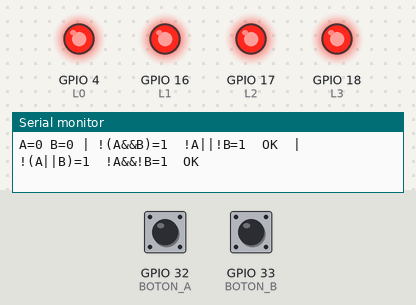
Recording of a sketch running on a simulated ESP32. Shown: output pins drawn as LEDs (lit = HIGH), the last lines printed to the serial monitor. The inputs (shaded band) are chosen by the test bench; at power-on: GPIO 32 (BOTON_A) HIGH, GPIO 33 (BOTON_B) HIGH.

Above: at 1.8 s.
1.9 s: GPIO 32 (BOTON_A) pulled LOW for 0.6 s
At 2.4 s:
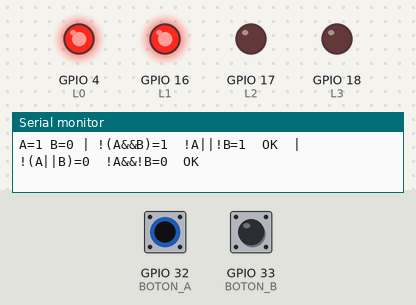
4.0 s: GPIO 32 (BOTON_A) pulled LOW for 3.2 s
At 8.2 s:
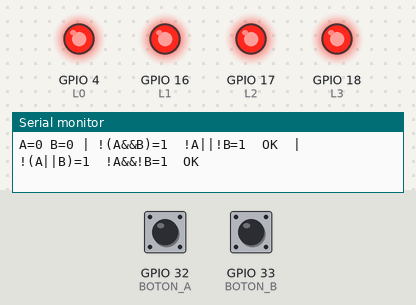
9.0 s: GPIO 33 (BOTON_B) pulled LOW for 3.2 s
At 9.3 s:
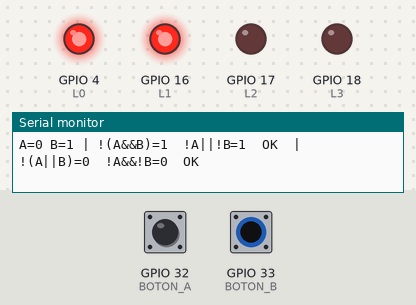
14.0 s: GPIO 32 (BOTON_A) driven LOW and GPIO 33 (BOTON_B) driven LOW
At 14.5 s:
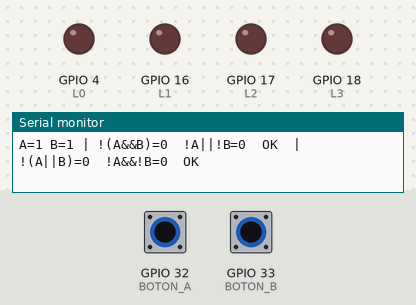
Timing chart, 0 to 16.5 s (numbered marks = the images above; inputs shaded):
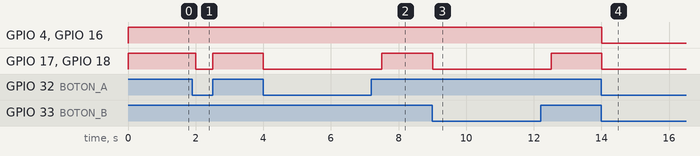

The sketch:

sketch.ino
```cpp
// Clase 3 - Ejercicio 3 (solución): comprobar las leyes de De Morgan
//   1) !(A && B) == !A || !B      (NAND = OR de las negadas)
//   2) !(A || B) == !A && !B      (NOR  = AND de las negadas)
// Probar las 4 combinaciones de A y B apretando los pulsadores.
// L0 y L1 muestran los dos lados de la ley 1; L2 y L3, los de la ley 2.
// Si la ley se cumple, los LEDs de cada par siempre están iguales.

#include <Arduino.h>

const int L0 = 4;
const int L1 = 16;
const int L2 = 17;
const int L3 = 18;
const int BOTON_A = 32;
const int BOTON_B = 33;

void setup() {
  Serial.begin(115200);
  pinMode(L0, OUTPUT);
  pinMode(L1, OUTPUT);
  pinMode(L2, OUTPUT);
  pinMode(L3, OUTPUT);
  pinMode(BOTON_A, INPUT_PULLUP);
  pinMode(BOTON_B, INPUT_PULLUP);
}

void loop() {
  bool a = !digitalRead(BOTON_A);
  bool b = !digitalRead(BOTON_B);

  bool izq1 = !(a && b);
  bool der1 = !a || !b;
  bool izq2 = !(a || b);
  bool der2 = !a && !b;

  digitalWrite(L0, izq1);
  digitalWrite(L1, der1);
  digitalWrite(L2, izq2);
  digitalWrite(L3, der2);

  Serial.printf("A=%d B=%d | !(A&&B)=%d  !A||!B=%d  ", a, b, izq1, der1);
  if (izq1 == der1) {
    Serial.printf("OK");
  } else {
    Serial.printf("NO COINCIDEN");
  }

  Serial.printf("  |  !(A||B)=%d  !A&&!B=%d  ", izq2, der2);
  if (izq2 == der2) {
    Serial.printf("OK\n");
  } else {
    Serial.printf("NO COINCIDEN\n");
  }

  delay(500);
}
```

Measured:
- after the input at 1.9 s, GPIO 17 (L2), GPIO 18 (L3): HIGH → LOW after 0.10 s, → HIGH 0.50 s later
- after the input at 4.0 s, GPIO 17 (L2), GPIO 18 (L3): HIGH → LOW at once, → HIGH 3.5 s later
- after the input at 9.0 s, GPIO 17 (L2), GPIO 18 (L3): HIGH → LOW at once, → HIGH 3.5 s later
- after the input at 14.0 s, GPIO 4 (L0), GPIO 16 (L1), GPIO 17 (L2), GPIO 18 (L3): HIGH → LOW at once
